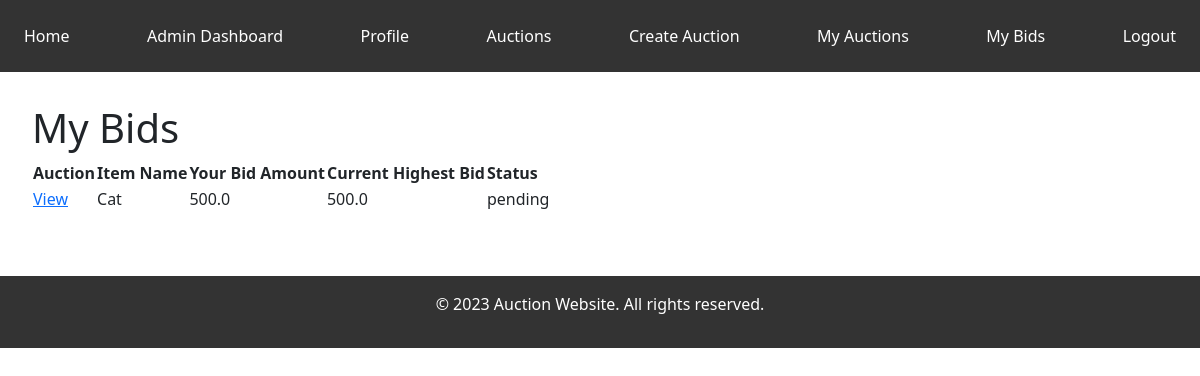
Before: /my-bids (signed in) with the older database file.
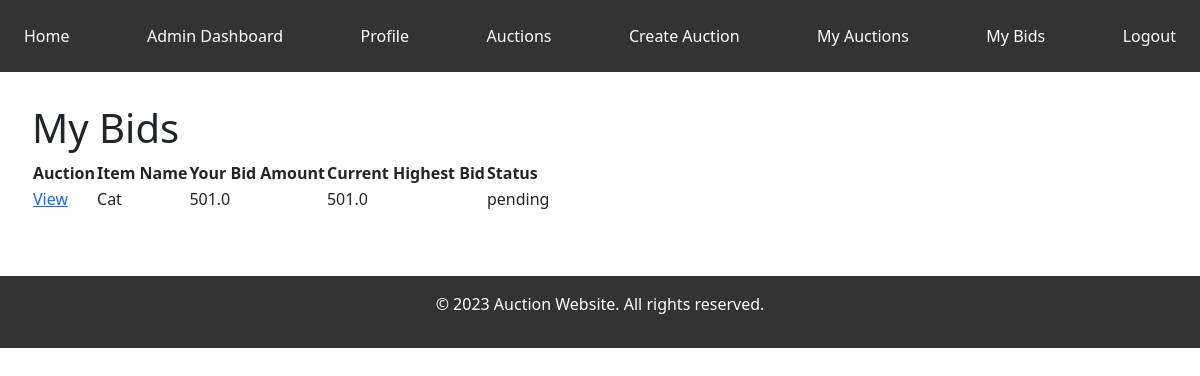
After: the same page with the newer database file.
### models.py (models this page shows)
class Bid(db.Model):
    id = Column(Integer, primary_key=True)
    amount = Column(Float, nullable=False)
    userId = Column(Integer, ForeignKey("user.id"))
    auctionId = Column(Integer, ForeignKey("auction.id"))
    result = Column(Enum("winning", "losing", "pending"), nullable=False)

class Auction(db.Model):
    id = Column(Integer, primary_key=True)
    image = Column(String(100), nullable=False)
    startPrice = Column(Float, nullable=False)
    reservePrice = Column(Float, nullable=False)
    name = Column(String(100), nullable=False)
    description = Column(String(500), nullable=True)
    uploadDate = Column(DateTime, default=datetime.datetime.utcnow)
    expiryDate = Column(DateTime, nullable=False)
    userId = Column(Integer, ForeignKey("user.id"))
    bids = relationship("Bid", backref="auction")

### app.py (the view)
@app.route('/my-bids')
@login_required
def my_bids():
    user_bids = Bid.query.filter_by(userId=current_user.id).all()
    return render_template('my_bids.html', bids=user_bids)

### app.py (called while the page is built)
def login_required(f):
    @wraps(f)
    def decorated_function(*args, **kwargs):
        if current_user.is_authenticated == False:
            return abort(403)
        return f(*args, **kwargs)
    return decorated_function

@loginManager.user_loader
def load_user(user_id):
    return User.query.get(int(user_id))

### templates/my_bids.html
{% extends 'base.html' %}
{% block content %}
    <h1>My Bids</h1>
    <table>
        <thead>
            <tr>
                <th>Auction</th>
                <th>Item Name</th>
                <th>Your Bid Amount</th>
                <th>Current Highest Bid</th>
                <th>Status</th>
            </tr>
        </thead>
        <tbody>
            {% for bid in bids %}
                <tr>
                    <td><a href="{{ url_for('auction_detail', auction_id=bid.auctionId) }}">View</a></td>
                    <td>{{ bid.auction.name }}</td>
                    <td>{{ bid.amount }}</td>
                    <td>{{ bid.auction.bids[0].amount if bid.auction.bids else "No bids yet" }}</td>
                    <td>{{ bid.result }}</td>
                </tr>
            {% endfor %}
        </tbody>
    </table>
{% endblock %}

### templates/base.html (shortened to what this page needs)
<!DOCTYPE html>
<html lang="en">
<head>
    <link rel="stylesheet" href="{{ url_for('static', filename='styles.css') }}">
    <link href="https://cdn.jsdelivr.net/npm/bootstrap@5.3.0-alpha1/dist/css/bootstrap.min.css" rel="stylesheet">
</head>
<body>
    <header>
        <nav>
            <a href="{{ url_for('index') }}">Home</a>
            {% if current_user.is_authenticated and current_user.is_admin %}
                <a href="{{ url_for('admin_dashboard') }}">Admin Dashboard</a>
            {% endif %}
            {% if current_user.is_authenticated %}
                <a href="{{ url_for('user_profile') }}">Profile</a>
                <a href="{{ url_for('auctions') }}">Auctions</a>
                <a href="{{ url_for('create_auction') }}">Create Auction</a>
                <a href="{{ url_for('my_auctions') }}">My Auctions</a>
                <a href="{{ url_for('my_bids') }}">My Bids</a>
                <a href="{{ url_for('logout') }}">Logout</a>
            {% else %}
                <a href="{{ url_for('login') }}">Login</a>
                <a href="{{ url_for('register') }}">Register</a>
            {% endif %}
        </nav>
    </header>
    <main>
        {% block content %}{% endblock %}
    </main>
    <footer>
        <p>&copy; 2023 Auction Website. All rights reserved.</p>
    </footer>
</body>
</html>

### static/styles.css (style rules this page uses)
body { font-family: Arial, sans-serif; line-height: 1.6; margin: 0; padding: 0; }
header { background-color: #333; color: #fff; padding: 1rem; }
nav { display: flex; justify-content: space-between; flex-wrap: wrap; }
nav a { color: #fff; text-decoration: none; padding: 0.5rem; }
main { padding: 2rem; max-width: 1200px; margin: 0 auto; }
footer { background-color: #333; color: #fff; text-align: center; padding: 1rem; margin-top: 2rem; }

Changed rows visible on the page:
changed Bid "pending": amount "500.0" → "501.0"; auction "500.0" → "501.0"
